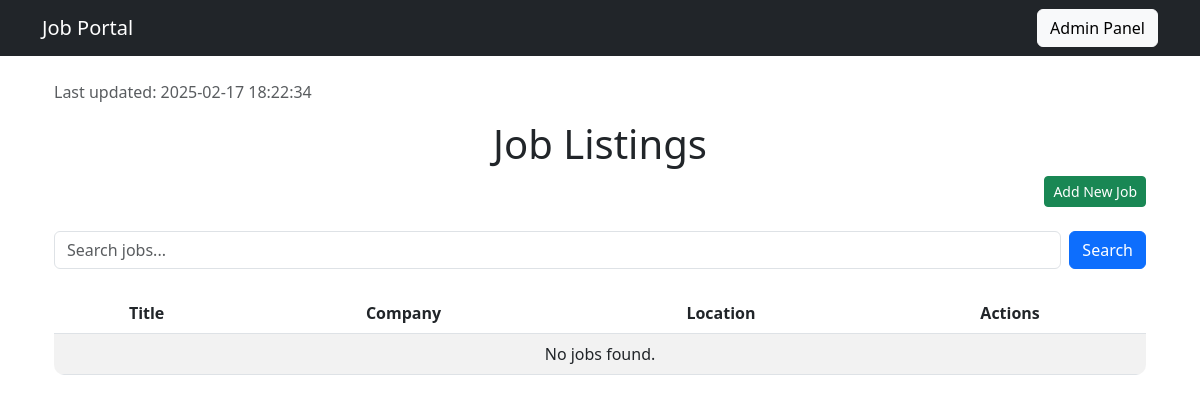
The app's page /, older data.
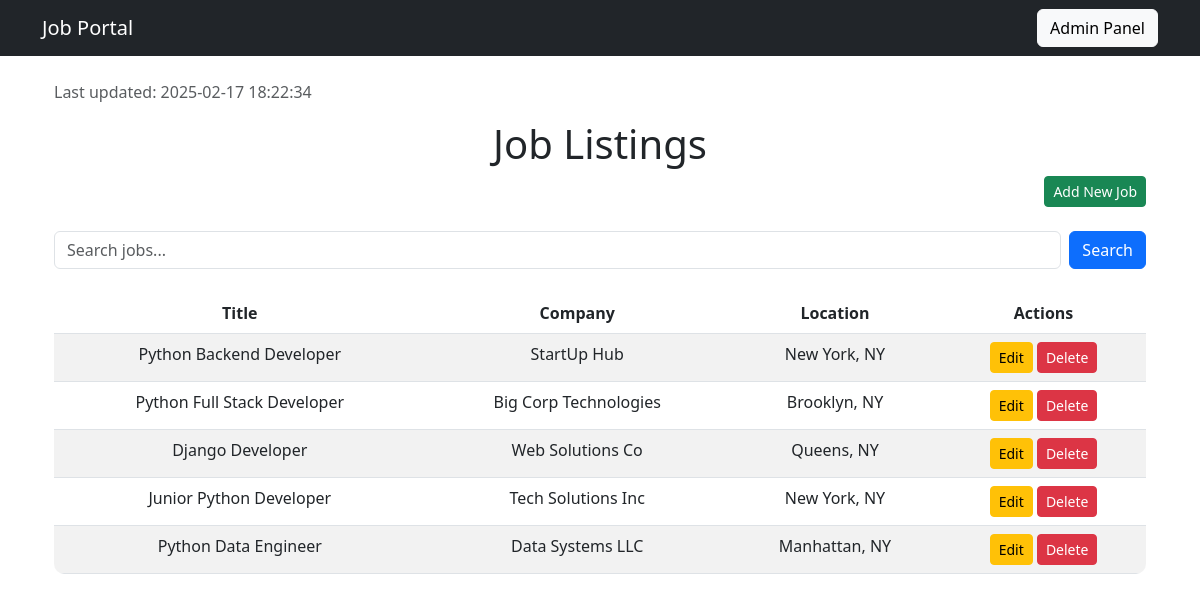
The same page, newer data.
### jobs/models.py (models this page shows, shortened)
class JobListing(models.Model):
    title = models.CharField(max_length=200)
    company = models.CharField(max_length=200)
    location = models.CharField(max_length=200)
    salary = models.CharField(max_length=100)
    date_scraped = models.DateField()
    class Meta:
        ordering = ['-date_scraped']

### jobs/views.py (the view)
# urls.py: path('', home, name='home'),
def home(request):
    jobs = JobListing.objects.all().order_by('-date_scraped')  # Add ordering by newest first
    query = request.GET.get('q', '')
    if query:
        jobs = jobs.filter(title__icontains=query)
    print(f"Number of jobs found: {jobs.count()}")  # Add this debug line
    return render(request, 'index.html', {'jobs': jobs})

### jobs/templates/index.html (shortened to what this page needs)
{% extends "base.html" %}
{% load static %}
{% block content %}
<div class="container">
<p class="text-muted">Last updated: {% now "Y-m-d H:i:s" %}</p>
    <h1 class="text-center">Job Listings</h1>
    <div class="mb-4 text-end">
        <a href="{% url 'admin:jobs_joblisting_add' %}" class="btn btn-sm btn-success">Add New Job</a>
    </div>
    <form method="GET" class="d-flex mb-4">
        <input type="text" name="q" class="form-control me-2" placeholder="Search jobs..." value="{{ request.GET.q }}">
        <button type="submit" class="btn btn-primary">Search</button>
    </form>
    <table class="table table-striped">
        <thead>
            <tr>
                <th>Title</th>
                <th>Company</th>
                <th>Location</th>
                <th>Actions</th>
            </tr>
        </thead>
        <tbody>
            {% for job in jobs %}
            <tr>
                <td>{{ job.title }}</td>
                <td>{{ job.company }}</td>
                <td>{{ job.location }}</td>
                <td>
                    <a href="{% url 'admin:jobs_joblisting_change' job.pk %}" class="btn btn-sm btn-warning">Edit</a>
                    <a href="{% url 'admin:jobs_joblisting_delete' job.pk %}" class="btn btn-sm btn-danger">Delete</a>
                </td>
            </tr>
            {% empty %}
            <tr>
                <td colspan="4" class="text-center">No jobs found.</td>
            </tr>
            {% endfor %}
        </tbody>
    </table>
</div>
{% endblock %}

### jobs/templates/base.html (shortened to what this page needs)
<!DOCTYPE html>
{% load static %}
<html lang="en">
<head>
    <link rel="stylesheet" href="{% static 'css/styles.css' %}">
    <link href="https://cdn.jsdelivr.net/npm/bootstrap@5.3.0/dist/css/bootstrap.min.css" rel="stylesheet">
</head>
<body>
    <nav class="navbar navbar-expand-lg navbar-dark bg-dark">
        <div class="container">
            <a class="navbar-brand" href="{% url 'home' %}">Job Portal</a>
            <a class="btn btn-light" href="/admin/">Admin Panel</a>
        </div>
    </nav>
    <div class="container mt-4">
        {% block content %}{% endblock %}
    </div>
</body>
</html>

### jobs/static/css/styles.css (style rules this page uses)
body { font-family: Arial, sans-serif; background-color: #f8f9fa; }
h1 { color: #333; }
.navbar { padding: 15px; }
.navbar-brand { font-size: 1.5rem; }
.table { background: white; border-radius: 10px; overflow: hidden; }
.table th { background-color: #007bff; color: white; }
.table td, .table th { padding: 12px; text-align: center; }
.btn-warning { color: white; }

Row changes from the older to the newer data that the page shows:
added JobListing: title "Python Backend Developer", company "StartUp Hub", location "New York, NY"
added JobListing: title "Python Full Stack Developer", company "Big Corp Technologies", location "Brooklyn, NY"
added JobListing: title "Django Developer", company "Web Solutions Co", location "Queens, NY"
added JobListing: title "Junior Python Developer", company "Tech Solutions Inc", location "New York, NY"
added JobListing: title "Python Data Engineer", company "Data Systems LLC", location "Manhattan, NY"
Text that changed along with them:
text no longer shown: "No jobs found."
